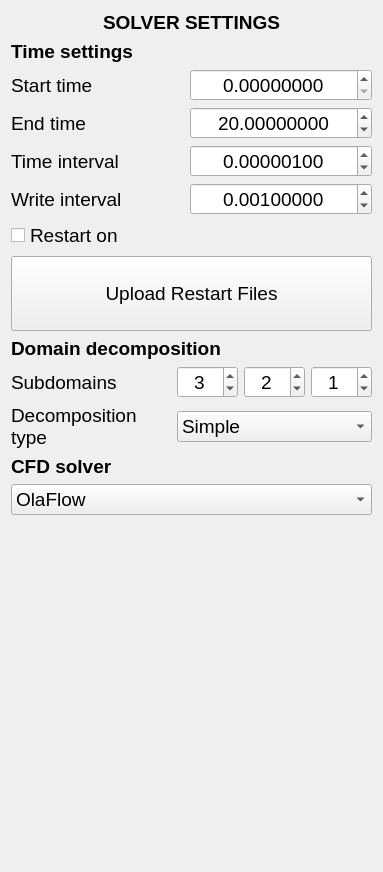
<?xml version="1.0" encoding="UTF-8"?>
<ui version="4.0">
 <class>solver</class>
 <widget class="QFrame" name="solver">
  <property name="geometry">
   <rect>
    <x>0</x>
    <y>0</y>
    <width>383</width>
    <height>872</height>
   </rect>
  </property>
  <property name="windowTitle">
   <string>Frame</string>
  </property>
  <layout class="QVBoxLayout" name="verticalLayout">
   <item>
    <widget class="QLabel" name="Lbl_H1">
     <property name="font">
      <font>
       <pointsize>14</pointsize>
      </font>
     </property>
     <property name="text">
      <string>&lt;html&gt;&lt;head/&gt;&lt;body&gt;&lt;p&gt;&lt;span style=&quot; font-weight:600;&quot;&gt;SOLVER SETTINGS&lt;/span&gt;&lt;/p&gt;&lt;/body&gt;&lt;/html&gt;</string>
     </property>
     <property name="alignment">
      <set>Qt::AlignCenter</set>
     </property>
    </widget>
   </item>
   <item>
    <widget class="QLabel" name="Lbl_TimeSettings">
     <property name="font">
      <font>
       <pointsize>14</pointsize>
       <weight>75</weight>
       <bold>true</bold>
      </font>
     </property>
     <property name="text">
      <string>Time settings</string>
     </property>
    </widget>
   </item>
   <item>
    <layout class="QGridLayout" name="GLY01" columnminimumwidth="3,1">
     <item row="2" column="0">
      <widget class="QLabel" name="Lbl_DeltaT">
       <property name="font">
        <font>
         <pointsize>14</pointsize>
         <italic>false</italic>
        </font>
       </property>
       <property name="text">
        <string>Time interval</string>
       </property>
       <property name="alignment">
        <set>Qt::AlignLeading|Qt::AlignLeft|Qt::AlignVCenter</set>
       </property>
       <property name="wordWrap">
        <bool>true</bool>
       </property>
      </widget>
     </item>
     <item row="0" column="0">
      <widget class="QLabel" name="Lbl_Start">
       <property name="font">
        <font>
         <pointsize>14</pointsize>
         <italic>false</italic>
        </font>
       </property>
       <property name="text">
        <string>Start time</string>
       </property>
       <property name="alignment">
        <set>Qt::AlignLeading|Qt::AlignLeft|Qt::AlignVCenter</set>
       </property>
       <property name="wordWrap">
        <bool>true</bool>
       </property>
      </widget>
     </item>
     <item row="0" column="1">
      <widget class="QDoubleSpinBox" name="DSpBx_Start">
       <property name="font">
        <font>
         <pointsize>14</pointsize>
        </font>
       </property>
       <property name="toolTip">
        <string>Start time of the simulation</string>
       </property>
       <property name="alignment">
        <set>Qt::AlignCenter</set>
       </property>
       <property name="decimals">
        <number>8</number>
       </property>
       <property name="maximum">
        <double>100000.000000000000000</double>
       </property>
      </widget>
     </item>
     <item row="1" column="0">
      <widget class="QLabel" name="Lbl_End">
       <property name="font">
        <font>
         <pointsize>14</pointsize>
         <italic>false</italic>
        </font>
       </property>
       <property name="text">
        <string>End time</string>
       </property>
       <property name="alignment">
        <set>Qt::AlignLeading|Qt::AlignLeft|Qt::AlignVCenter</set>
       </property>
       <property name="wordWrap">
        <bool>true</bool>
       </property>
      </widget>
     </item>
     <item row="1" column="1">
      <widget class="QDoubleSpinBox" name="DSpBx_End">
       <property name="font">
        <font>
         <pointsize>14</pointsize>
        </font>
       </property>
       <property name="toolTip">
        <string>End time of the simulation</string>
       </property>
       <property name="alignment">
        <set>Qt::AlignCenter</set>
       </property>
       <property name="decimals">
        <number>8</number>
       </property>
       <property name="value">
        <double>20.000000000000000</double>
       </property>
      </widget>
     </item>
     <item row="2" column="1">
      <widget class="QDoubleSpinBox" name="DSpBx_DeltaT">
       <property name="font">
        <font>
         <pointsize>14</pointsize>
        </font>
       </property>
       <property name="toolTip">
        <string>Time step size</string>
       </property>
       <property name="alignment">
        <set>Qt::AlignCenter</set>
       </property>
       <property name="decimals">
        <number>8</number>
       </property>
       <property name="maximum">
        <double>100000.000000000000000</double>
       </property>
       <property name="value">
        <double>0.000001000000000</double>
       </property>
      </widget>
     </item>
     <item row="3" column="0">
      <widget class="QLabel" name="Lbl_WriteT">
       <property name="font">
        <font>
         <pointsize>14</pointsize>
         <italic>false</italic>
        </font>
       </property>
       <property name="text">
        <string>Write interval</string>
       </property>
       <property name="alignment">
        <set>Qt::AlignLeading|Qt::AlignLeft|Qt::AlignVCenter</set>
       </property>
       <property name="wordWrap">
        <bool>true</bool>
       </property>
      </widget>
     </item>
     <item row="3" column="1">
      <widget class="QDoubleSpinBox" name="DSpBx_WriteT">
       <property name="font">
        <font>
         <pointsize>14</pointsize>
        </font>
       </property>
       <property name="toolTip">
        <string>Intervals at which output is written</string>
       </property>
       <property name="alignment">
        <set>Qt::AlignCenter</set>
       </property>
       <property name="decimals">
        <number>8</number>
       </property>
       <property name="maximum">
        <double>100000.000000000000000</double>
       </property>
       <property name="value">
        <double>0.001000000000000</double>
       </property>
      </widget>
     </item>
    </layout>
   </item>
   <item>
    <widget class="QCheckBox" name="ChB_Restart">
     <property name="font">
      <font>
       <pointsize>14</pointsize>
      </font>
     </property>
     <property name="toolTip">
      <string>Check if the simularion is being restarted</string>
     </property>
     <property name="toolTipDuration">
      <number>10000</number>
     </property>
     <property name="text">
      <string>Restart on</string>
     </property>
    </widget>
   </item>
   <item>
    <widget class="QPushButton" name="Btn_UploadFiles">
     <property name="font">
      <font>
       <pointsize>14</pointsize>
      </font>
     </property>
     <property name="toolTip">
      <string>Upload a single .zip file</string>
     </property>
     <property name="toolTipDuration">
      <number>10000</number>
     </property>
     <property name="text">
      <string>
Upload Restart Files 
</string>
     </property>
    </widget>
   </item>
   <item>
    <widget class="QLabel" name="Lbl_Domain">
     <property name="font">
      <font>
       <pointsize>14</pointsize>
       <weight>75</weight>
       <bold>true</bold>
      </font>
     </property>
     <property name="text">
      <string>Domain decomposition</string>
     </property>
    </widget>
   </item>
   <item>
    <layout class="QGridLayout" name="GLY02">
     <item row="0" column="1">
      <widget class="QDoubleSpinBox" name="DSpBx_Px">
       <property name="font">
        <font>
         <pointsize>14</pointsize>
        </font>
       </property>
       <property name="toolTip">
        <string>Number of domains along x</string>
       </property>
       <property name="alignment">
        <set>Qt::AlignCenter</set>
       </property>
       <property name="decimals">
        <number>0</number>
       </property>
       <property name="value">
        <double>3.000000000000000</double>
       </property>
      </widget>
     </item>
     <item row="0" column="3">
      <widget class="QDoubleSpinBox" name="DSpBx_Pz">
       <property name="font">
        <font>
         <pointsize>14</pointsize>
        </font>
       </property>
       <property name="toolTip">
        <string>Number of domains along z</string>
       </property>
       <property name="alignment">
        <set>Qt::AlignCenter</set>
       </property>
       <property name="decimals">
        <number>0</number>
       </property>
       <property name="value">
        <double>1.000000000000000</double>
       </property>
      </widget>
     </item>
     <item row="0" column="0">
      <widget class="QLabel" name="Lbl_Subdomains">
       <property name="font">
        <font>
         <pointsize>14</pointsize>
         <italic>false</italic>
        </font>
       </property>
       <property name="text">
        <string>Subdomains</string>
       </property>
       <property name="alignment">
        <set>Qt::AlignLeading|Qt::AlignLeft|Qt::AlignVCenter</set>
       </property>
       <property name="wordWrap">
        <bool>true</bool>
       </property>
      </widget>
     </item>
     <item row="0" column="2">
      <widget class="QDoubleSpinBox" name="DSpBx_Py">
       <property name="font">
        <font>
         <pointsize>14</pointsize>
        </font>
       </property>
       <property name="toolTip">
        <string>Number of domains along y</string>
       </property>
       <property name="alignment">
        <set>Qt::AlignCenter</set>
       </property>
       <property name="decimals">
        <number>0</number>
       </property>
       <property name="value">
        <double>2.000000000000000</double>
       </property>
      </widget>
     </item>
     <item row="1" column="0">
      <widget class="QLabel" name="Lbl_Decomp">
       <property name="font">
        <font>
         <pointsize>14</pointsize>
         <italic>false</italic>
        </font>
       </property>
       <property name="text">
        <string>Decomposition type</string>
       </property>
       <property name="alignment">
        <set>Qt::AlignLeading|Qt::AlignLeft|Qt::AlignVCenter</set>
       </property>
       <property name="wordWrap">
        <bool>true</bool>
       </property>
      </widget>
     </item>
     <item row="1" column="1" colspan="3">
      <widget class="QComboBox" name="Cmb_Decomp">
       <property name="font">
        <font>
         <pointsize>14</pointsize>
        </font>
       </property>
       <property name="toolTip">
        <string>Type of domain decomposition for parallelization</string>
       </property>
       <property name="toolTipDuration">
        <number>10000</number>
       </property>
       <item>
        <property name="text">
         <string>Simple</string>
        </property>
       </item>
       <item>
        <property name="text">
         <string>Hierarchical</string>
        </property>
       </item>
      </widget>
     </item>
    </layout>
   </item>
   <item>
    <widget class="QLabel" name="Lbl_CFDSolver">
     <property name="font">
      <font>
       <pointsize>14</pointsize>
       <weight>75</weight>
       <bold>true</bold>
      </font>
     </property>
     <property name="text">
      <string>CFD solver</string>
     </property>
    </widget>
   </item>
   <item>
    <widget class="QComboBox" name="Cmb_Solver">
     <property name="font">
      <font>
       <pointsize>14</pointsize>
      </font>
     </property>
     <property name="toolTip">
      <string>CFD solver to be used here</string>
     </property>
     <property name="toolTipDuration">
      <number>10000</number>
     </property>
     <item>
      <property name="text">
       <string>OlaFlow</string>
      </property>
     </item>
     <item>
      <property name="text">
       <string>More coming soon</string>
      </property>
     </item>
    </widget>
   </item>
   <item>
    <spacer name="VSP">
     <property name="orientation">
      <enum>Qt::Vertical</enum>
     </property>
     <property name="sizeHint" stdset="0">
      <size>
       <width>20</width>
       <height>420</height>
      </size>
     </property>
    </spacer>
   </item>
  </layout>
 </widget>
 <resources/>
 <connections/>
</ui>
